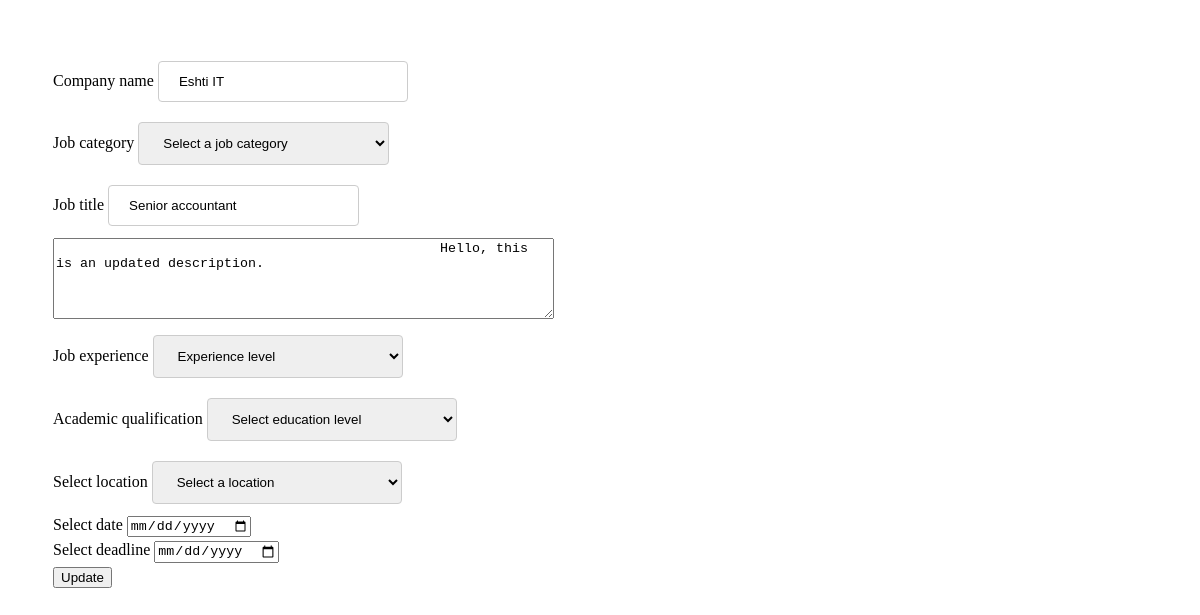
/edit-post.php?post_id=3 (signed in), run on the app's committed database.
### tables this page shows
CREATE TABLE `all_jobs` (
  `id` int(99) NOT NULL,
  `company_name` varchar(99) NOT NULL,
  `category` varchar(99) NOT NULL,
  `title` varchar(99) NOT NULL,
  `description` varchar(1000) NOT NULL,
  `experience` varchar(99) NOT NULL,
  `qualification` varchar(99) NOT NULL,
  `location` varchar(99) NOT NULL,
  `posting_date` date NOT NULL,
  `deadline` date NOT NULL
);

### edit-post.php (the view, shortened to what this page needs)
<?php
$conn = mysqli_connect("localhost","root","","job");
$post_id=$_GET['post_id'];
$query="SELECT * FROM all_jobs WHERE id='{$post_id}'";
$result=mysqli_query($conn,$query);
$data=mysqli_fetch_assoc($result);
?>
<!doctype html>
<html lang="en">
<head>
    <link rel="stylesheet" type="text/css" href="css/style.css">
</head>
<body>
<form action="" method="post">
    <table>
        <tr>
            <td>
                <label>Company name</label>
                <input type="text" name="company_name" value="<?php echo $data['company_name'];?>">
            </td>
        </tr>
        <tr>
            <td>
                <label>Job category</label>
                <select name="category">
                    <option  selected disabled>Select a job category</option>
                </select>
            </td>
        </tr>
        <tr>
            <td>
                <label>Job title</label>
                <input type="text" value="<?php echo $data['title']?>" name="title">
            </td>
        </tr>
        <tr>
            <td>
                    <textarea name="description" rows="5" cols="60">
                        <?php echo $data['description']?>
                    </textarea>
            </td>
        </tr>
        <tr>
            <td>
                <label>Job experience</label>
                <select name="experience">
                    <option selected disabled>Experience level</option>
                </select>
            </td>
        </tr>
        <tr>
            <td>
                <label>Academic qualification</label>
                <select name="qualification">
                    <option selected disabled>Select education level</option>
                </select>
            </td>
        </tr>
        <tr>
            <td>
                <label>Select location</label>
                <select name="location">
                    <option selected disabled>Select a location</option>
                </select>
            </td>
        </tr>
        <tr>
            <td>
                <label>Select date</label>
                <input type="date" name="posting_date">
            </td>
        </tr>
        <tr>
            <td>
                <label>Select deadline</label>
                <input type="date" name="deadline">
            </td>
        </tr>
        <tr>
            <td><button type="submit" name="btn">Update</button></td>
        </tr>
    </table>
</form>
</body>
</html>

### css/style.css (style rules this page uses)
body { margin: 50px; }
input[type=text], select { width: 50%; padding: 12px 20px; margin: 8px 0; display: inline-block; border: 1px solid #ccc; border-radius: 4px; box-sizing: border-box; }
input[type=password], select { width: 50%; padding: 12px 20px; margin: 8px 0; display: inline-block; border: 1px solid #ccc; border-radius: 4px; box-sizing: border-box; }

### data on the page
all_jobs: company_name "Eshti IT", title "Senior accountant", description "Hello, this is an updated description."
